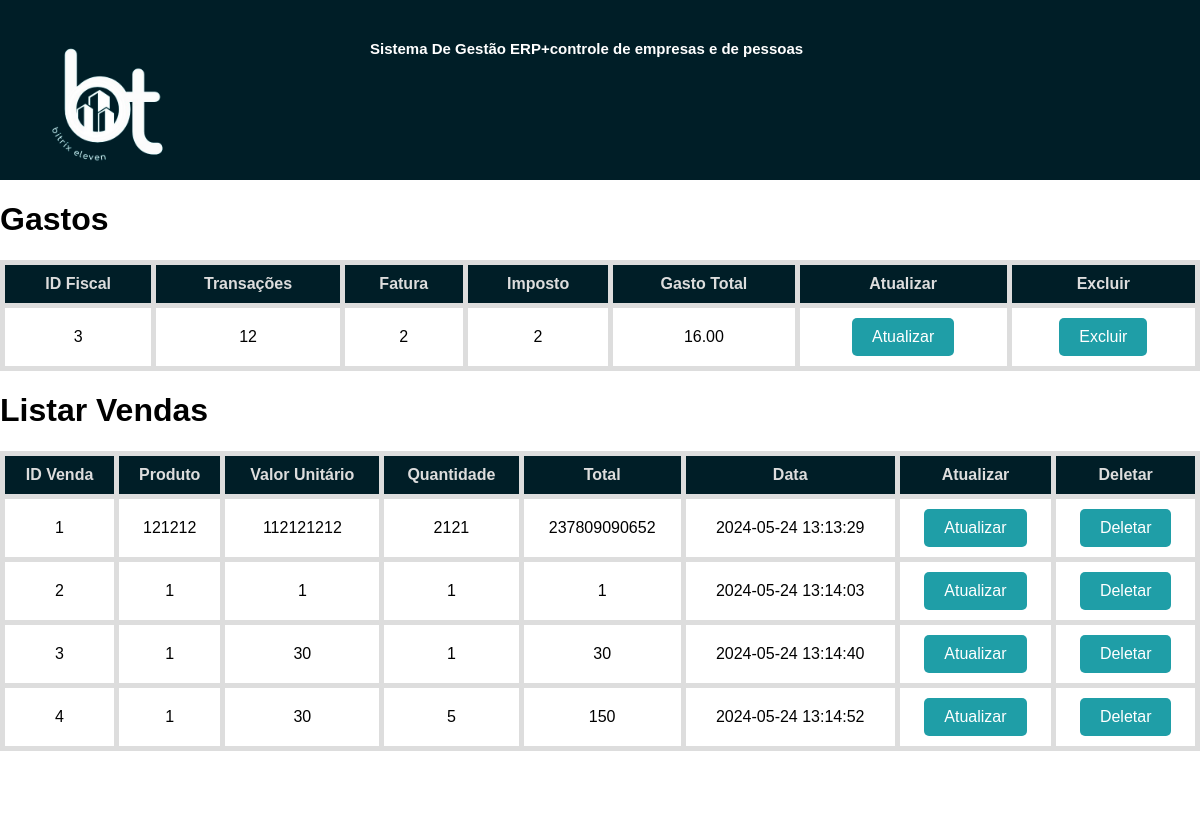
/php/controle_fiscal.php (signed in), run on the app's committed database.
### tables this page shows
CREATE TABLE `controlefiscal` (
  `id_fiscal` int(11) NOT NULL,
  `transacoes` varchar(255) NOT NULL,
  `fatura` varchar(255) NOT NULL,
  `imposto` varchar(255) NOT NULL,
  `orcamentos` varchar(255) NOT NULL
);

CREATE TABLE `vendas` (
  `id_venda` int(11) NOT NULL,
  `produto` varchar(255) NOT NULL,
  `valor` varchar(255) NOT NULL,
  `quantidade` varchar(255) NOT NULL,
  `total` varchar(255) NOT NULL,
  `data` datetime NOT NULL
);

### php/controle_fiscal.php (the view, shortened to what this page needs)
<?php
$host = 'localhost';
$dbname = 'bike';
$username = 'root';
$password = '';
try {
    $pdo = new PDO("mysql:host=$host;dbname=$dbname;charset=utf8", $username, $password);
    $pdo->setAttribute(PDO::ATTR_ERRMODE, PDO::ERRMODE_EXCEPTION);
} catch (PDOException $e) {
    die("Erro ao conectar: " . $e->getMessage());
}
try {
    $sql = "SELECT * FROM controlefiscal";
    $stmt = $pdo->prepare($sql);
    $stmt->execute();
    $dados = $stmt->fetchAll(PDO::FETCH_ASSOC);
} catch (PDOException $e) {
    die("Erro ao recuperar dados: " . $e->getMessage());
}
?>
<!DOCTYPE html>
<html lang="en">
<link rel="stylesheet" href="../Css/controlefiscal.css">
<head>
</head>
<body>
    <div class="comeco">
        <h1 class="titulo">Sistema De Gestão ERP+controle de empresas e de pessoas</h1>
        <a href="../Portifolio/index.php"><img class="logo" src="../Img/bitrix-removebg-preview.png" width="300px"></a>
    </div>
    <h1>Gastos</h1>
    <table>
        <tr>
            <th>ID Fiscal</th>
            <th>Transações</th>
            <th>Fatura</th>
            <th>Imposto</th>
            <th>Gasto Total</th>
            <th>Atualizar</th>
            <th>Excluir</th>
        </tr>
        <?php foreach ($dados as $dado) : ?>
            <tr>
                <td><?php echo htmlspecialchars($dado['id_fiscal']); ?></td>
                <td><?php echo htmlspecialchars($dado['transacoes']); ?></td>
                <td><?php echo htmlspecialchars($dado['fatura']); ?></td>
                <td><?php echo htmlspecialchars($dado['imposto']); ?></td>
                <td><?php echo htmlspecialchars($dado['orcamentos']); ?></td>
                <td><a class="button" href="atualizar_vendas.php?id=<?php echo $dado['id_fiscal']; ?>">Atualizar</a></td>
                <td><a class="button" href="deletar_venda.php?id=<?php echo $dado['id_fiscal']; ?>">Excluir</a></td>
            </tr>
        <?php endforeach; ?>
    </table>
</body>
</html>
<?php
$host = 'localhost';
$dbname = 'bike';
$username = 'root';
$password = '';
try {
    $pdo = new PDO("mysql:host=$host;dbname=$dbname;charset=utf8", $username, $password);
    $pdo->setAttribute(PDO::ATTR_ERRMODE, PDO::ERRMODE_EXCEPTION);
} catch (PDOException $e) {
    die("Erro ao conectar: " . $e->getMessage());
}
$sql = "SELECT * FROM vendas";
$stmt = $pdo->query($sql);
$vendas = $stmt->fetchAll(PDO::FETCH_ASSOC);
?>
<!DOCTYPE html>
<html lang="pt-BR">
<head>
</head>
<body>
    <h1>Listar Vendas</h1>
    <table border="1">
        <thead>
            <tr>
                <th>ID Venda</th>
                <th>Produto</th>
                <th>Valor Unitário</th>
                <th>Quantidade</th>
                <th>Total</th>
                <th>Data</th>
                <th>Atualizar</th>
                <th>Deletar</th>
            </tr>
        </thead>
        <tbody>
            <?php foreach ($vendas as $venda) : ?>
                <tr>
                    <td><?php echo $venda['id_venda']; ?></td>
                    <td><?php echo $venda['produto']; ?></td>
                    <td><?php echo $venda['valor']; ?></td>
                    <td><?php echo $venda['quantidade']; ?></td>
                    <td><?php echo $venda['total']; ?></td>
                    <td><?php echo $venda['data']; ?></td>
                    <td><a class="button" href="atualizar_vendas.php?id=<?php echo $venda['id_venda']; ?>&produto=<?php echo $venda['produto']; ?>&valor=<?php echo $venda['valor']; ?>&quantidade=<?php echo $venda['quantidade']; ?>&total=<?php echo $venda['total']; ?>&data=<?php echo $venda['data']; ?>">Atualizar</a></td>
                    <td><a class="button" href="deletar_venda.php?id=<?php echo $venda['id_venda']; ?>">Deletar</a></td>
                </tr>
            <?php endforeach; ?>
        </tbody>
    </table>
    <a class="entra" href="../Portifolio/index.php">Voltar</a>
</body>
</html>
</body>
</html>

### Css/controlefiscal.css (style rules this page uses)
body { font-family: Arial, sans-serif; margin: 0; padding: 0; display: flex; flex-direction: column; min-height: 100vh; }
.comeco { background-color: #001e27; width: 100%; height: 180px; position: relative; }
.titulo { color: white; font-family: Arial, Helvetica, sans-serif; font-size: 15px; position: absolute; left: 370px; top: 30px; }
.logo { position: absolute; top: 10px; left: 10px; width: 200px; }
.entra { text-decoration: none; background-color: transparent; color: rgb(255, 255, 255); border: 1px solid rgb(255, 255, 255); border-radius: 30px; padding: 15px 40px; font-size: 15px; display: inline-block; margin: 11px 150px; transition: background-color 0.3s, color 0.3s, transform 0.3s; font-family: Arial, Helvetica, sans-serif; }
.button { display: inline-block; padding: 10px 20px; background-color: #1F9EA7; color: white; text-decoration: none; border-radius: 5px; transition: background-color 0.3s; }

### php/controle_fiscal.php (style rules this page uses)
table { width: 100%; border-collapse: collapse; }
th, td { border: 5px solid #ddd; padding: 10px; text-align: center; }
th { background-color:#001e27; color: #ddd; }

### data on the page
controlefiscal: id_fiscal "3", transacoes "12", fatura "2", imposto "2", orcamentos "16.00"
vendas: id_venda "1", produto "121212", valor "112121212", quantidade "2121", total "237809090652", data "2024-05-24 13:13:29"
vendas: id_venda "2", produto "1", valor "1", quantidade "1", total "1", data "2024-05-24 13:14:03"
vendas: id_venda "3", produto "1", valor "30", quantidade "1", total "30", data "2024-05-24 13:14:40"
vendas: id_venda "4", produto "1", valor "30", quantidade "5", total "150", data "2024-05-24 13:14:52"
